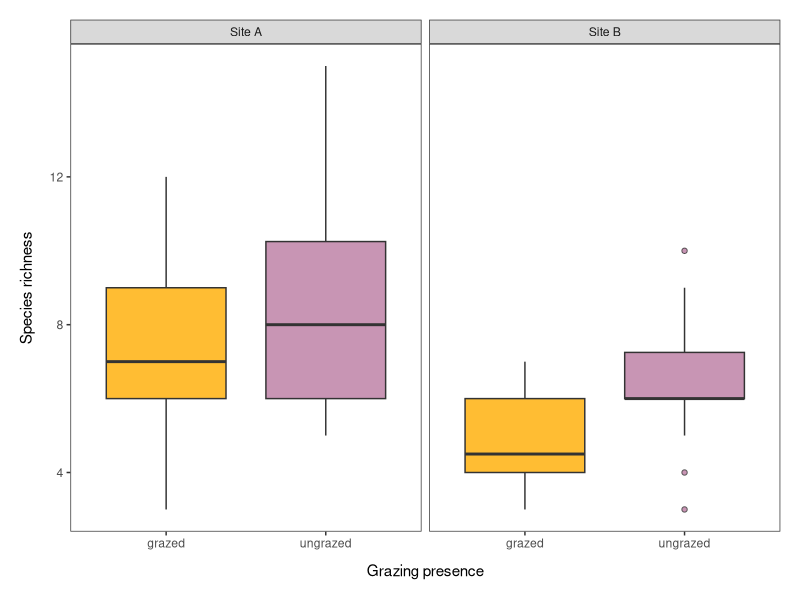
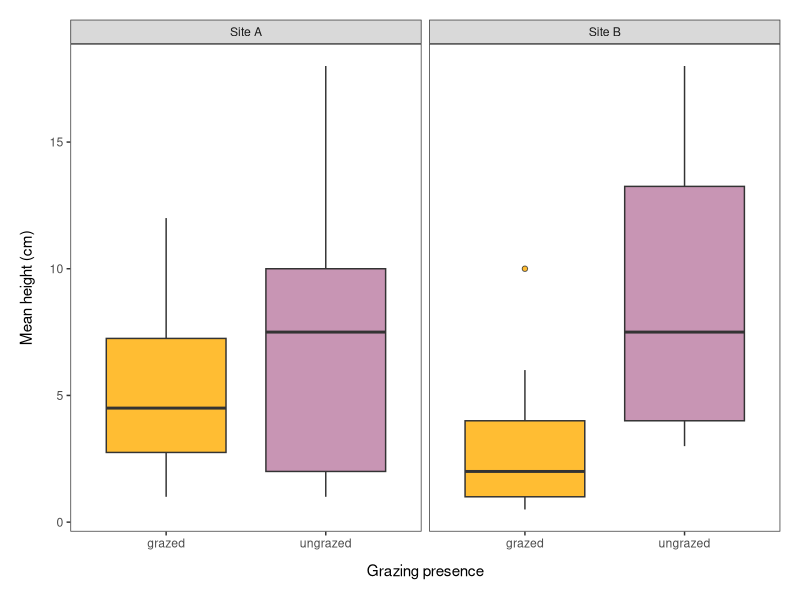
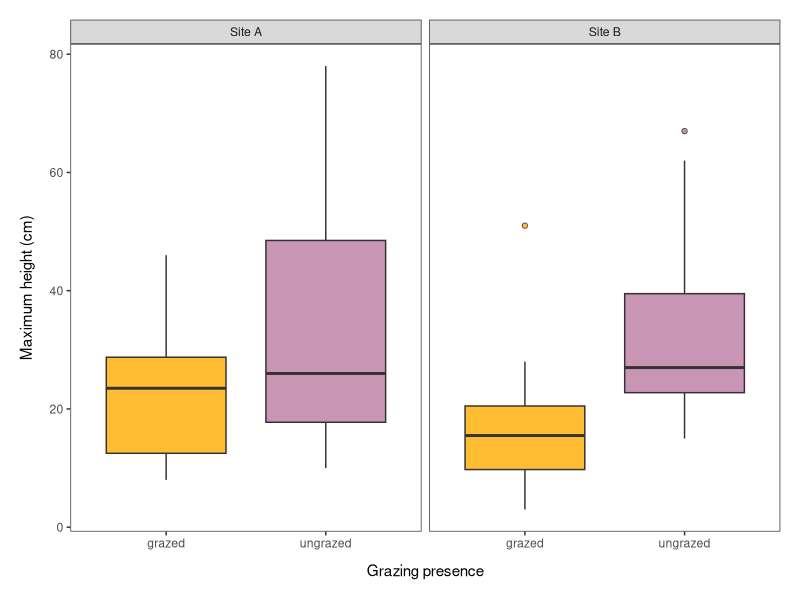
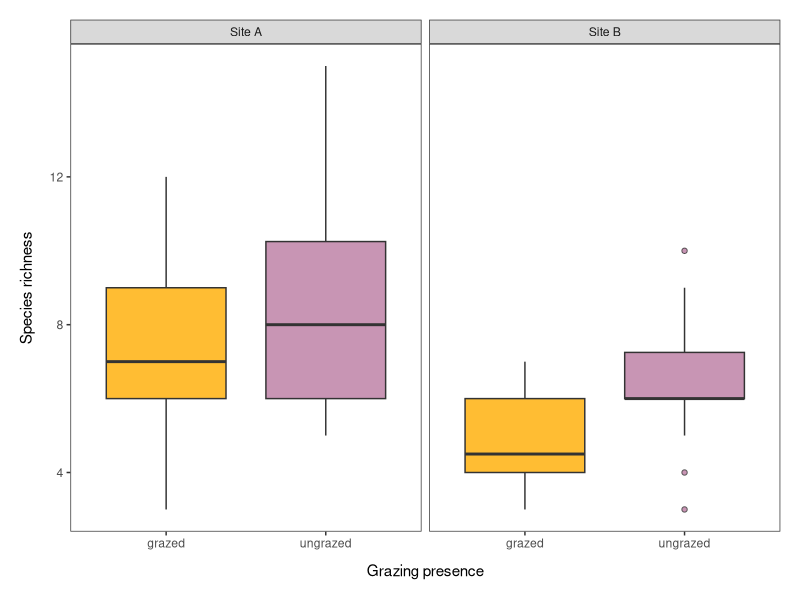
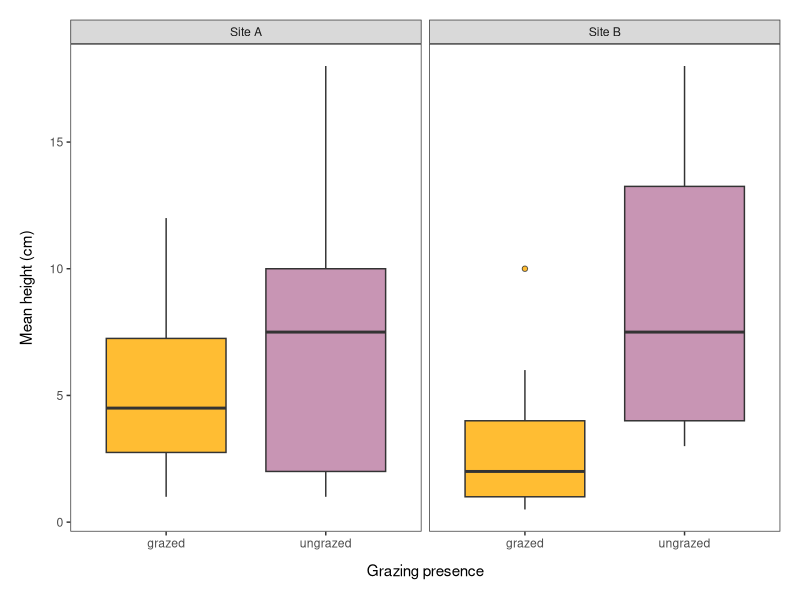
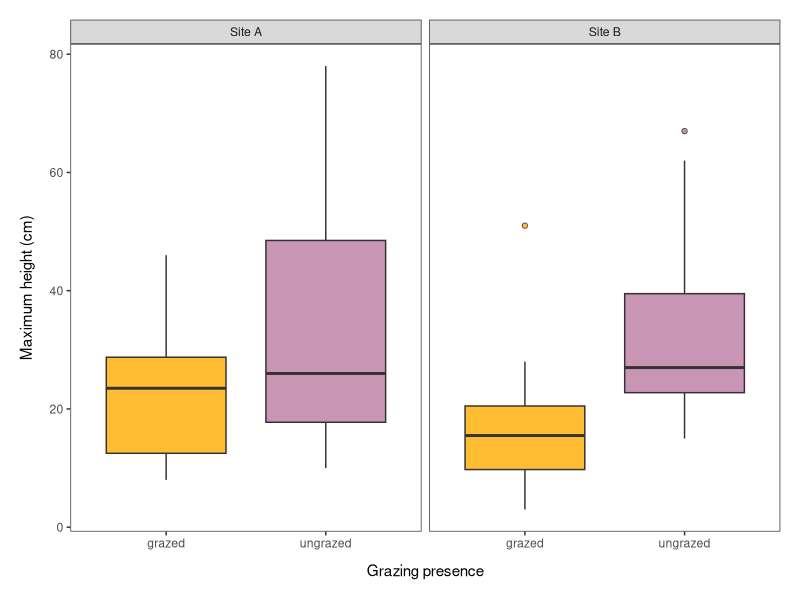

Write R code to recreate these figures, in order.
### Figures for LE Project course
### Topic: effect of grazing in Stensjö's thinned forests on species richness
### Emma Gemal, Stockholm University 

## Library ---- 
library(tidyverse)

## Loading the data ----
grazing <- read.csv("Data/full_data.csv", header = T)

str(grazing)   # site and plot are integers
summary(grazing)

### Data manipulation ----
grazing <- grazing %>% 
              mutate(site = as.character(site),
                     plot = as.factor(plot))
str(grazing)


### Boxplots ----
themegz <- theme_bw() +
              theme(panel.grid = element_blank(),
                    axis.title.x = 
                      element_text(margin = margin(t = 10, r = 0, b = 0, l = 0)),
                    axis.title.y = 
                      element_text(margin = margin(t = 0, r = 10, b = 0, l = 0)),
                    legend.position = "none") +
              theme(plot.margin = unit(c(0.5, 0.5, 0.5, 0.5), "cm"))

# changing names for site 
grazing2 <- grazing %>% 
              mutate(site = case_when(site == "2" ~ "Site A",
                                      site == "1" ~ "Site B"))      
str(grazing)

## Species richness vs. grazing ---
(rich_plot <- ggplot(grazing2, aes(x = grazing, y = richness)) +
                geom_boxplot(aes(fill = grazing), outlier.shape = 21, alpha = 0.8) +
                facet_wrap(~site) +
                ylab("Species richness") +
                xlab("Grazing presence") +
                themegz +
                scale_fill_manual(values = c("#FFAD00", "#BA7BA1")))

ggsave("Figures/richness_grazing.png", plot = rich_plot, height = 3.5, width = 3.5, units = "in")

## Average height vs. grazing ---
(avg_plot <- ggplot(grazing2, aes(x = grazing, y = avg_height)) +
                geom_boxplot(aes(fill = grazing), outlier.shape = 21, alpha = 0.8) +
                facet_wrap(~site) +
                ylab("Mean height (cm)") +
                xlab("Grazing presence") +
                themegz +
                scale_fill_manual(values = c("#FFAD00", "#BA7BA1")))

ggsave("Figures/avgheight_grazing.png", plot = avg_plot, height = 3.5, width = 3.5, units = "in")

## Maximum height vs. grazing ---
(tall_plot <- ggplot(grazing2, aes(x = grazing, y = tallest)) +
                geom_boxplot(aes(fill = grazing), outlier.shape = 21, alpha = 0.8) +
                facet_wrap(~site) +
                ylab("Maximum height (cm)") +
                xlab("Grazing presence") +
                themegz +
                scale_fill_manual(values = c("#FFAD00", "#BA7BA1")))

ggsave("Figures/maxheight_grazing.png", plot = tall_plot, height = 4, width = 4.5, units = "in")

